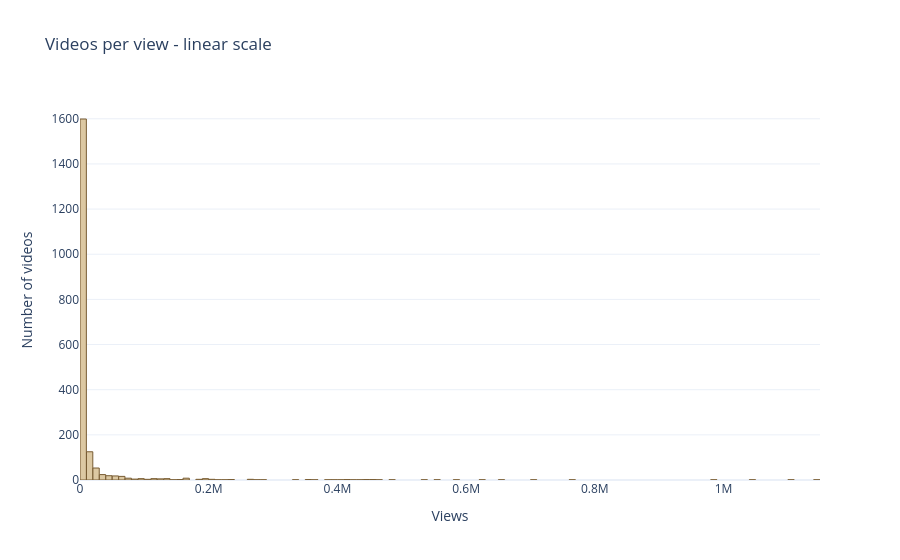

Notebook cell for this chart:
### Markdown cell above
## Distributions

Histograms of views, and engagement rate.

### Code cell
fig = px.histogram(
    df, x='view_count',
    title="Videos per view - linear scale"
    )

fig.update_xaxes(title='Views')

fig.update_yaxes(title='Number of videos')

fig.show()

### Figure 1 — Plotly figure (JSON) as saved in the notebook; plotly's stock layout.template omitted (floating-point values rounded to 4 significant figures; data arrays with more than 128 entries replaced by an {"elided": "..."} marker saying what was removed)
{"data": [{"bingroup": "x", "hovertemplate": "view_count=%{x}<br>count=%{y}<extra></extra>", "legendgroup": "", "marker": {"color": "#DCC8A2", "pattern": {"shape": ""}}, "name": "", "orientation": "v", "showlegend": false, "type": "histogram", "x": {"elided": "1952 int values"}, "xaxis": "x", "yaxis": "y"}], "layout": {"barmode": "relative", "legend": {"tracegroupgap": 0}, "title": {"text": "Videos per view - linear scale"}, "xaxis": {"anchor": "y", "domain": [0, 1], "title": {"text": "Views"}}, "yaxis": {"anchor": "x", "domain": [0, 1], "title": {"text": "Number of videos"}}}}
